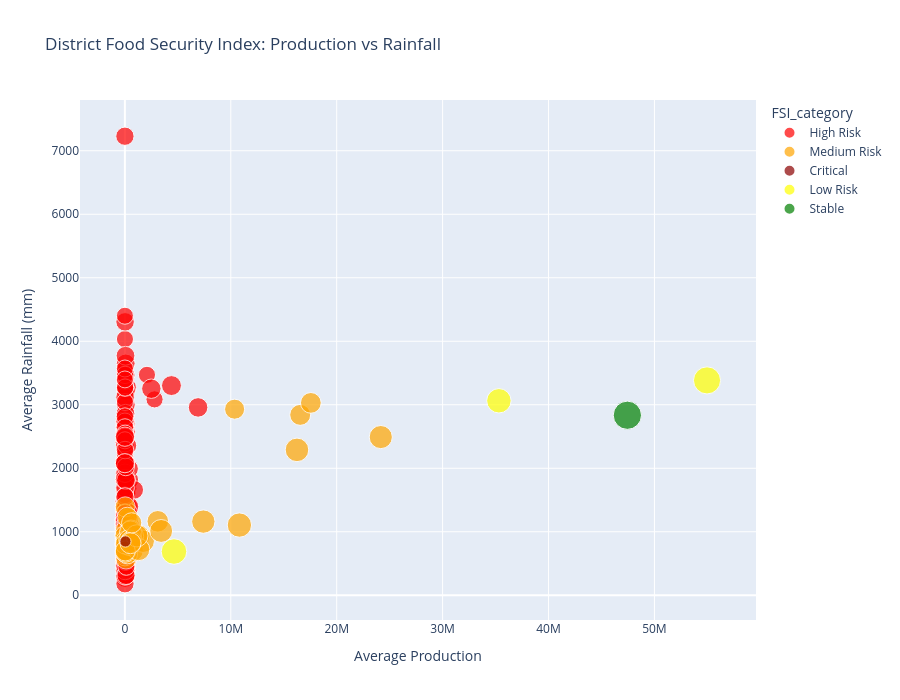

The code cell stored with this chart in its notebook:
### Markdown cell above
## 7. Interactive FSI Map

### Code cell
# Create interactive scatter plot
fig = px.scatter(
    district_metrics,
    x='mean_production',
    y='mean_rainfall',
    size='FSI_scaled',
    color='FSI_category',
    hover_data=['district', 'state', 'FSI_scaled'],
    title='District Food Security Index: Production vs Rainfall',
    labels={'mean_production': 'Average Production', 'mean_rainfall': 'Average Rainfall (mm)'},
    color_discrete_map={'Critical': 'darkred', 'High Risk': 'red', 'Medium Risk': 'orange',
                        'Low Risk': 'yellow', 'Stable': 'green'},
    height=700
)

fig.update_layout(font=dict(size=12))
fig.write_html(f'{OUTPUT}/india_fsi_interactive_map.html')
fig.show()

print(f"✅ Interactive FSI map saved to: {OUTPUT}/india_fsi_interactive_map.html")

### Figure 1 — Plotly figure (JSON) as saved in the notebook; plotly's stock layout.template omitted (floating-point values rounded to 4 significant figures; data arrays with more than 128 entries replaced by an {"elided": "..."} marker saying what was removed)
{"data": [{"customdata": {"elided": "360x3 mixed values"}, "hovertemplate": "FSI_category=High Risk<br>Average Production=%{x}<br>Average Rainfall (mm)=%{y}<br>FSI_scaled=%{customdata[2]}<br>district=%{customdata[0]}<br>state=%{customdata[1]}<extra></extra>", "legendgroup": "High Risk", "marker": {"color": "red", "size": {"elided": "360 float values"}, "sizemode": "area", "sizeref": 0.2012, "symbol": "circle"}, "mode": "markers", "name": "High Risk", "orientation": "v", "showlegend": true, "type": "scatter", "x": {"elided": "360 float values"}, "xaxis": "x", "y": {"elided": "360 float values"}, "yaxis": "y"}, {"customdata": [["Alappuzha", "Kerala", 44.22], ["Anantapur", "Andhra Pradesh", 41.19], ["Chhindwara", "Madhya Pradesh", 40.01], ["Chittoor", "Andhra Pradesh", 41.58], ["Cuddalore", "Tamil Nadu", 41.38], ["Davangere", "Karnataka", 40.25], ["Dhar", "Madhya Pradesh", 40.26], ["Dharmapuri", "Tamil Nadu", 46.12], ["Dindigul", "Tamil Nadu", 52.61], ["East Godavari", "Andhra Pradesh", 59.6], ["Ernakulam", "Kerala", 43.29], ["Erode", "Tamil Nadu", 47.63], ["Hoshangabad", "Madhya Pradesh", 40.51], ["Kanchipuram", "Tamil Nadu", 41.19], ["Karur", "Tamil Nadu", 41.94], ["Khandwa", "Madhya Pradesh", 41.02], ["Kollam", "Kerala", 53.88], ["Kottayam", "Kerala", 40.49], ["Krishna", "Andhra Pradesh", 41.03], ["Krishnagiri", "Tamil Nadu", 50.67], ["Kurnool", "Andhra Pradesh", 41.34], ["Madurai", "Tamil Nadu", 46.41], ["Namakkal", "Tamil Nadu", 46.21], ["Palakkad", "Kerala", 55.93], ["Perambalur", "Tamil Nadu", 40.0], ["Prakasam", "Andhra Pradesh", 40.78], ["Pudukkottai", "Tamil Nadu", 42.49], ["Salem", "Tamil Nadu", 48.19], ["Sivaganga", "Tamil Nadu", 41.77], ["Srikakulam", "Andhra Pradesh", 46.84], ["Thanjavur", "Tamil Nadu", 52.85], ["Theni", "Tamil Nadu", 49.31], ["Tirunelveli", "Tamil Nadu", 45.61], ["Tumkur", "Karnataka", 40.52], ["Vellore", "Tamil Nadu", 49.63], ["Virudhunagar", "Tamil Nadu", 44.45], ["Vizianagaram", "Andhra Pradesh", 41.38], ["West Godavari", "Andhra Pradesh", 54.98]], "hovertemplate": "FSI_category=Medium Risk<br>Average Production=%{x}<br>Average Rainfall (mm)=%{y}<br>FSI_scaled=%{customdata[2]}<br>district=%{customdata[0]}<br>state=%{customdata[1]}<extra></extra>", "legendgroup": "Medium Risk", "marker": {"color": "orange", "size": [44.22, 41.19, 40.01, 41.58, 41.38, 40.25, 40.26, 46.12, 52.61, 59.6, 43.29, 47.63, 40.51, 41.19, 41.94, 41.02, 53.88, 40.49, 41.03, 50.67, 41.34, 46.41, 46.21, 55.93, 40.0, 40.78, 42.49, 48.19, 41.77, 46.84, 52.85, 49.31, 45.61, 40.52, 49.63, 44.45, 41.38, 54.98], "sizemode": "area", "sizeref": 0.2012, "symbol": "circle"}, "mode": "markers", "name": "Medium Risk", "orientation": "v", "showlegend": true, "type": "scatter", "x": [16550000.0, 103400.0, 39180.0, 474200.0, 351500.0, 41120.0, 30370.0, 411100.0, 1279000.0, 10810000.0, 17560000.0, 714200.0, 29210.0, 226400.0, 233100.0, 18380.0, 24160000.0, 10360000.0, 580900.0, 1729000.0, 42220.0, 754900.0, 464100.0, 16250000.0, 97310.0, 46680.0, 637300.0, 530300.0, 383700.0, 3108000.0, 3425000.0, 1309000.0, 577200.0, 35760.0, 1134000.0, 525700.0, 639900.0, 7405000.0], "xaxis": "x", "y": [2841.0, 572.7, 1022.0, 898.2, 1207.0, 676.7, 886.1, 902.1, 930.7, 1106.0, 3030.0, 702.9, 1392.0, 1228.0, 655.0, 940.0, 2492.0, 2930.0, 1027.0, 850.7, 679.6, 927.9, 793.4, 2290.0, 861.9, 805.9, 887.4, 997.9, 872.8, 1165.0, 1013.0, 720.0, 845.1, 698.5, 936.2, 820.1, 1140.0, 1160.0], "yaxis": "y"}, {"customdata": [["Aurangabad", "Bihar", 12.93]], "hovertemplate": "FSI_category=Critical<br>Average Production=%{x}<br>Average Rainfall (mm)=%{y}<br>FSI_scaled=%{customdata[2]}<br>district=%{customdata[0]}<br>state=%{customdata[1]}<extra></extra>", "legendgroup": "Critical", "marker": {"color": "darkred", "size": [12.93], "sizemode": "area", "sizeref": 0.2012, "symbol": "circle"}, "mode": "markers", "name": "Critical", "orientation": "v", "showlegend": true, "type": "scatter", "x": [47420.0], "xaxis": "x", "y": [847.8], "yaxis": "y"}, {"customdata": [["Coimbatore", "Tamil Nadu", 65.85], ["Kozhikode", "Kerala", 74.14], ["Thrissur", "Kerala", 60.22]], "hovertemplate": "FSI_category=Low Risk<br>Average Production=%{x}<br>Average Rainfall (mm)=%{y}<br>FSI_scaled=%{customdata[2]}<br>district=%{customdata[0]}<br>state=%{customdata[1]}<extra></extra>", "legendgroup": "Low Risk", "marker": {"color": "yellow", "size": [65.85, 74.14, 60.22], "sizemode": "area", "sizeref": 0.2012, "symbol": "circle"}, "mode": "markers", "name": "Low Risk", "orientation": "v", "showlegend": true, "type": "scatter", "x": [4634000.0, 54970000.0, 35320000.0], "xaxis": "x", "y": [689.3, 3384.0, 3063.0], "yaxis": "y"}, {"customdata": [["Malappuram", "Kerala", 80.47]], "hovertemplate": "FSI_category=Stable<br>Average Production=%{x}<br>Average Rainfall (mm)=%{y}<br>FSI_scaled=%{customdata[2]}<br>district=%{customdata[0]}<br>state=%{customdata[1]}<extra></extra>", "legendgroup": "Stable", "marker": {"color": "green", "size": [80.47], "sizemode": "area", "sizeref": 0.2012, "symbol": "circle"}, "mode": "markers", "name": "Stable", "orientation": "v", "showlegend": true, "type": "scatter", "x": [47450000.0], "xaxis": "x", "y": [2835.0], "yaxis": "y"}], "layout": {"font": {"size": 12}, "height": 700, "legend": {"itemsizing": "constant", "title": {"text": "FSI_category"}, "tracegroupgap": 0}, "title": {"text": "District Food Security Index: Production vs Rainfall"}, "xaxis": {"anchor": "y", "domain": [0, 1], "title": {"text": "Average Production"}}, "yaxis": {"anchor": "x", "domain": [0, 1], "title": {"text": "Average Rainfall (mm)"}}}}
